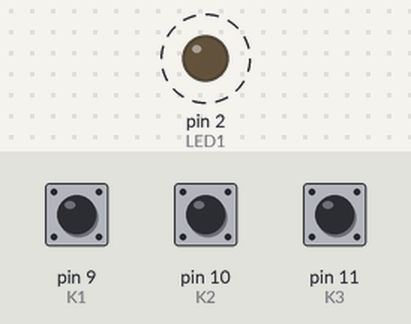
Simulated run of this sketch. Board: Arduino Uno, built with avr-gcc and run on an emulated ATmega328P. Parts: output pins drawn as LEDs (lit = HIGH). Dashed ring = blinking. Inputs (shaded band) come from the test bench; at power-on: pin 11 (K3) HIGH, pin 9 (K1) HIGH, pin 10 (K2) HIGH. What the sketch prints to the serial monitor is not drawn.

Above: at 1.2 s.
1.3 s: pin 11 (K3) pulled LOW for 0.15 s
At 1.5 s:
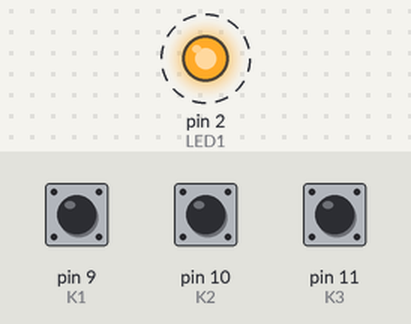
4.4 s: pin 11 (K3) pulled LOW for 1 s
At 4.66 s:
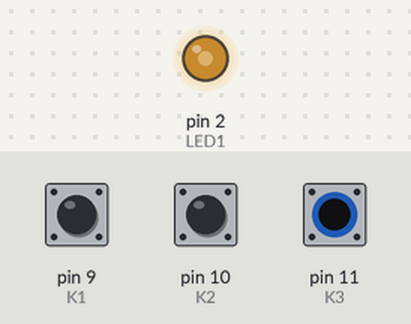
7.4 s: pin 9 (K1) pulled LOW for 0.15 s
10.4 s: pin 10 (K2) pulled LOW for 0.15 s
12.0 s: pin 10 (K2) pulled LOW for 1 s
At 12.51 s:
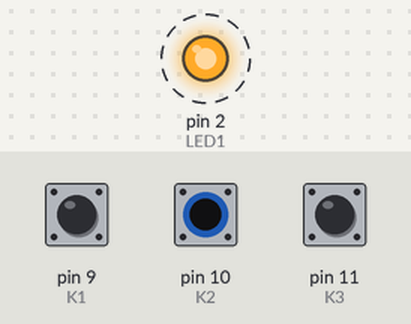
15.5 s: pin 9 (K1) pulled LOW for 1 s
At 15.5 s:
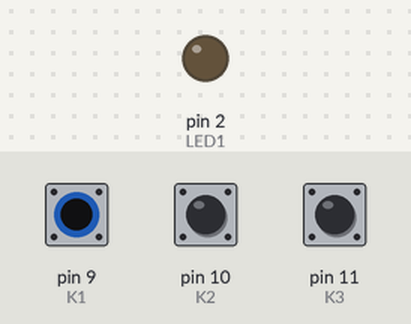
Timing chart, 0 to 18.5 s (numbered marks = the images above; inputs shaded):
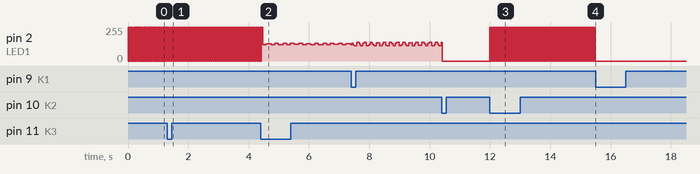

The sketch:

sketch_mar29c.ino
```cpp
#define LED1 2
#define K1 9
#define K2 10
#define K3 11
float dim = 1;
int magBranden = 1;

void pciSetup(byte pin) {
  *digitalPinToPCMSK ( pin ) |= bit (digitalPinToPCMSKbit ( pin ) ) ; // enable pin
  PCIFR |= bit ( digitalPinToPCICRbit ( pin ) ) ;
  // clear any outstanding interrupt
  PCICR |= bit ( digitalPinToPCICRbit ( pin ) ) ;
  // enable interrupt for the group
}

ISR (PCINT0_vect) {
  delay(50);
  if(digitalRead(K1) == LOW) {
    dim += 0.25;
    if(dim >= 1) {
      digitalWrite(LED1, LOW);
      dim=1;
      magBranden = 0;
      Serial.println(dim);
    }
  }

  if(digitalRead(K2) == LOW) {
    if(magBranden == 0) {
      magBranden = 1;
    }
    else {
      magBranden = 0;
      digitalWrite(LED1, LOW);
    }
  }

  if(digitalRead(K3) == LOW) {
    magBranden = 1;
    dim -= 0.25;
    if(dim < 0) {
      dim = 0;

    }
  }
}

void setup() {
  // put your setup code here, to run once:
  Serial.begin(9600);
  pinMode(K1, INPUT_PULLUP);
  pinMode(K2, INPUT_PULLUP);
  pinMode(K3, INPUT_PULLUP);
  pciSetup(K1);
  pciSetup(K2);
  pciSetup(K3);
  pinMode(LED1, OUTPUT);
}

void loop() {
  // put your main code here, to run repeatedly:
  while(magBranden == 1) {
    digitalWrite(LED1, HIGH);
    delay(15*dim);
    digitalWrite(LED1, LOW);
    delay(15*dim);
  }
}
```

Measured:
- after the input at 1.3 s, pin 2 (LED1): alternates 255/255 for 0.01 s and 0/255 for 0.01 s, starting after 0.11 s
- after the input at 12.0 s, pin 2 (LED1): alternates 255/255 for 0.01 s and 0/255 for 0.01 s, starting at once
- after the input at 15.5 s, pin 2 (LED1): stops changing and stays 0/255
- by itself, pin 2 (LED1): alternates 255/255 for 0.02 s and 0/255 for 0.02 s
